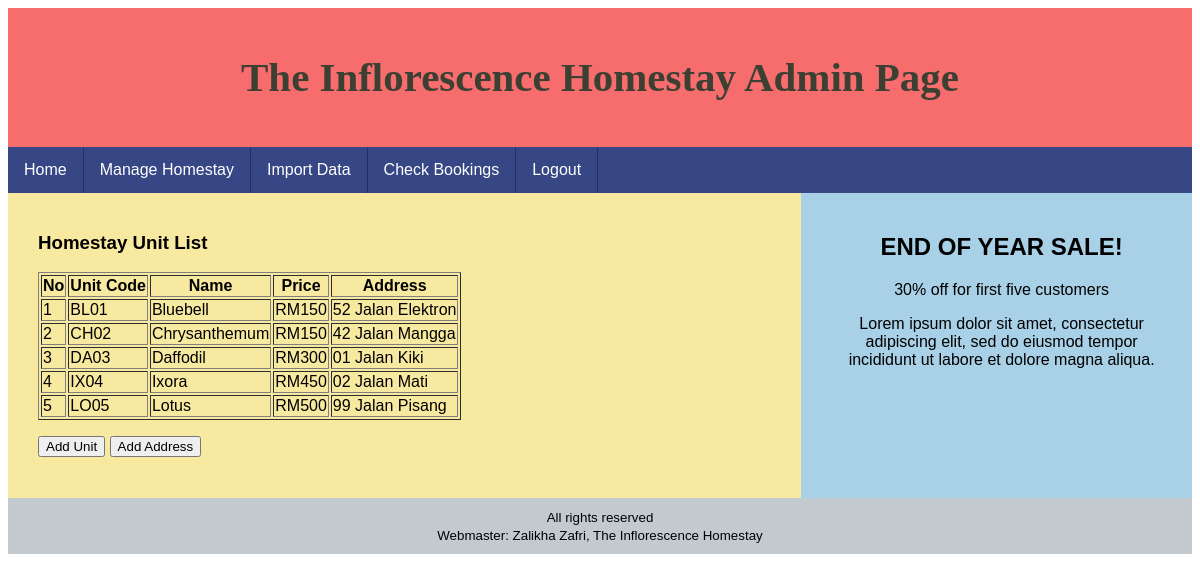
Screenshot of /admin/selenggara.php with the database file from the repository.
### tables this page shows
CREATE TABLE `homestay` (
  `KodHomestay` varchar(8) NOT NULL,
  `NamaHomestay` varchar(30) NOT NULL,
  `Harga` double DEFAULT NULL
);

CREATE TABLE `alamat` (
  `NamaHomestay` varchar(30) NOT NULL,
  `Alamat` varchar(150) NOT NULL
);

### admin/borangselenggara.php (the view)
<h3>Homestay Unit List</h3>
	<table border="1">
	<tr><th>No</th><th>Unit Code</th><th>Name</th><th>Price</th><th>Address</th></tr>
<?php
	include 'capaian.php';
	$SQL="SELECT * from homestay
	inner join alamat on homestay.NamaHomestay=alamat.NamaHomestay order by homestay.KodHomestay";
	$panggil=mysqli_query($connect,$SQL);
	$i=0;
	while ($data=mysqli_fetch_array($panggil)) {
		$kodunit=$data ['KodHomestay'];
		$namaunit=$data ['NamaHomestay'];
		$harga=$data ['Harga'];
		$alamat=$data ['Alamat'];
		$i++;
		echo "<tr><td>$i</td>
			<td>$kodunit</td>
			<td>$namaunit</td>
			<td>RM$harga</td>
			<td>$alamat</td>
			</tr>";
	}
 ?>
 	</table>
 	<p><button onclick="window.location.href='tambahunit.php';">Add Unit</button>
 		<button onclick="window.location.href='tambahalamat.php';">Add Address</button></p>

### admin/style.css (style rules this page uses)
* { box-sizing: border-box; }
body { font-family: "Comic Sans MS", cursive, sans-serif; }

### rows the page displays
homestay: KodHomestay "BL01", NamaHomestay.NamaHomestay "Bluebell", Harga "150", NamaHomestay.Alamat "52 Jalan Elektron"
homestay: KodHomestay "CH02", NamaHomestay.NamaHomestay "Chrysanthemum", Harga "150", NamaHomestay.Alamat "42 Jalan Mangga"
homestay: KodHomestay "DA03", NamaHomestay.NamaHomestay "Daffodil", Harga "300", NamaHomestay.Alamat "01 Jalan Kiki"
homestay: KodHomestay "IX04", NamaHomestay.NamaHomestay "Ixora", Harga "450", NamaHomestay.Alamat "02 Jalan Mati"
homestay: KodHomestay "LO05", NamaHomestay.NamaHomestay "Lotus", Harga "500", NamaHomestay.Alamat "99 Jalan Pisang"
